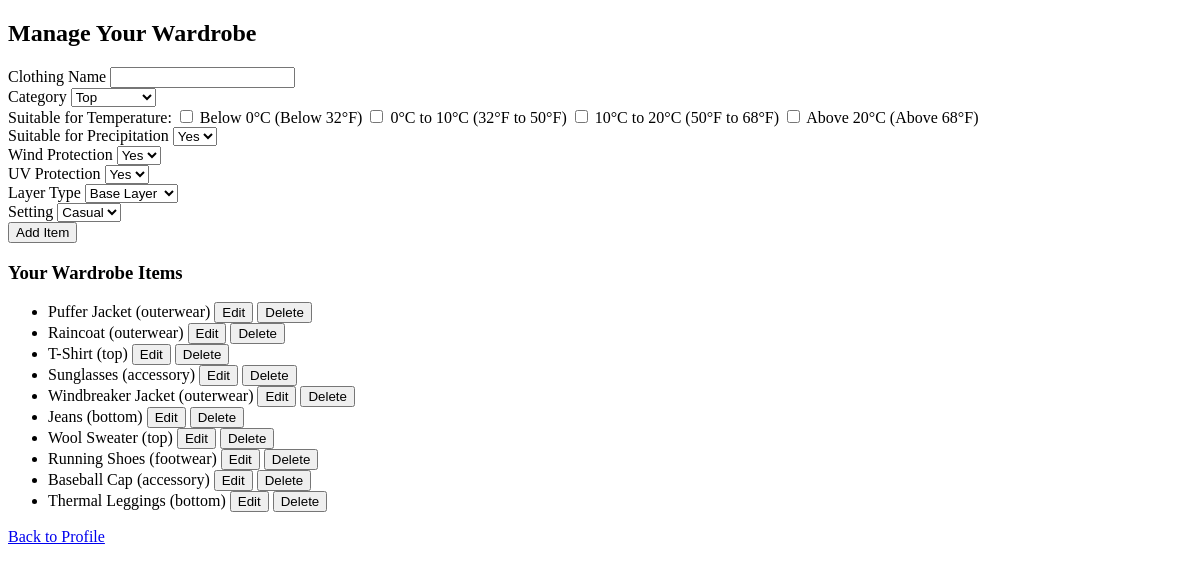
The app's page /manage_wardrobe (signed in), older data.
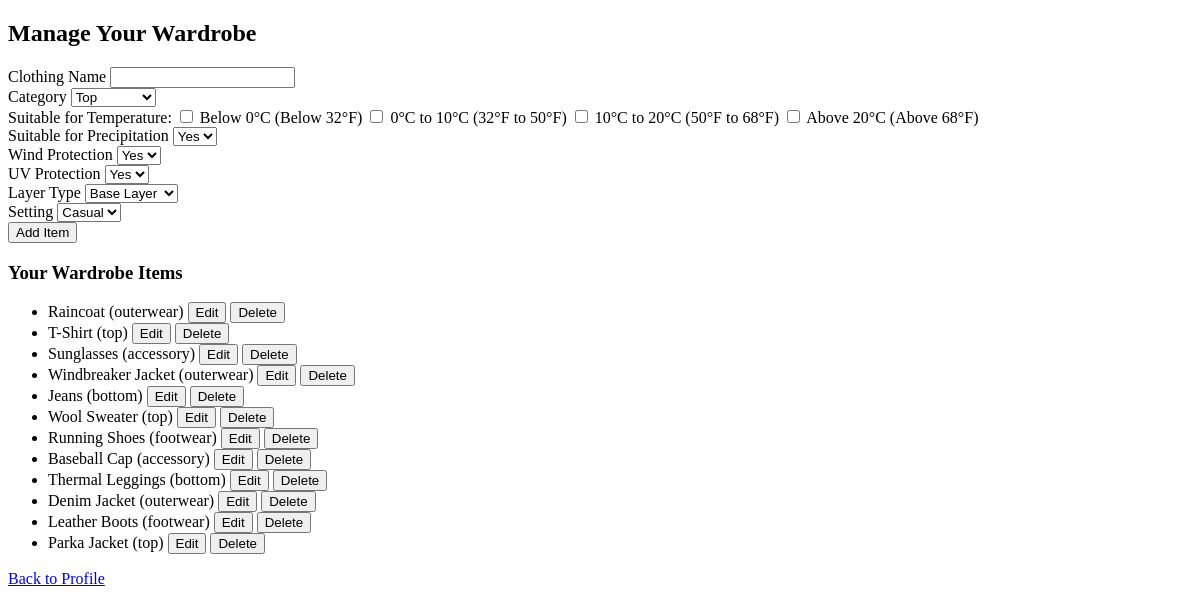
The same page, newer data.
### models.py (models this page shows, shortened)
class UserClothingItem(db.Model):
    id = db.Column(db.Integer, primary_key=True)
    name = db.Column(db.String(100), nullable=False)
    category = db.Column(db.String(50), nullable=False)
    temperature_ranges = db.Column(db.String(100), nullable=False)
    precipitation_tag = db.Column(db.Boolean, nullable=False)
    wind_protection_tag = db.Column(db.Boolean, nullable=False)
    uv_protection_tag = db.Column(db.Boolean, nullable=False)
    layer_type = db.Column(db.String(50), nullable=True)
    setting = db.Column(db.String(50), nullable=True)
    user_id = db.Column(db.Integer, db.ForeignKey('user.id'), nullable=False)

### main.py (the view, shortened to what this page needs)
@app.route('/manage_wardrobe', methods=['GET', 'POST'])
@login_required
def manage_wardrobe():
    form = ManageWardrobeForm()
    wardrobe_items = UserClothingItem.query.filter_by(user_id=current_user.id).all()
    return render_template('manage_wardrobe.html', form=form, wardrobe_items=wardrobe_items)

### forms.py (called while the page is built)
def str_to_bool(value):
    return value == 'True'

### main.py (called while the page is built)
@app.before_request
def setup():
        db.create_all()
        populate_sample_data()

@login_manager.user_loader
def load_user(user_id):
    return User.query.get(int(user_id))

### templates/manage_wardrobe.html (shortened to what this page needs)
<!DOCTYPE html>
<html lang="en">
<head>
</head>
<body>
    <h2>Manage Your Wardrobe</h2>
    <form method="POST">
        <div>{{ form.name.label }} {{ form.name() }}</div>
        <div>{{ form.category.label }} {{ form.category() }}</div>
        <div> Suitable for Temperature:
            {% for subfield in form.temperature_ranges %}
            <label>{{ subfield }} {{ subfield.label.text }}</label>
            {% endfor %}
        </div>
        <div>{{ form.precipitation_tag.label }} {{ form.precipitation_tag() }}</div>
        <div>{{ form.wind_protection_tag.label }} {{ form.wind_protection_tag() }}</div>
        <div>{{ form.uv_protection_tag.label }} {{ form.uv_protection_tag() }}</div>
        <div>{{ form.layer_type.label }} {{ form.layer_type() }}</div>
        <div>{{ form.setting.label }} {{ form.setting() }}</div>
        <div><button type="submit">Add Item</button></div>
    </form>
    <h3>Your Wardrobe Items</h3>
    <ul>
        {% for item in wardrobe_items %}
        <li>{{ item.name }} ({{ item.category }})
            <form action="{{ url_for('edit_wardrobe_item', item_id=item.id) }}" method="GET" style="display: inline;">
                <button type="submit">Edit</button>
            </form>
            <form action="{{ url_for('delete_wardrobe_item', item_id=item.id) }}" method="POST"
                style="display: inline;">
                <button type="submit"
                    onclick="return confirm('Are you sure you want to delete this item?');">Delete</button>
            </form>
        </li>
        {% endfor %}
    </ul>
    <p><a href="{{ url_for('profile') }}">Back to Profile</a></p>
</body>
</html>

Row changes from the older to the newer data that the page shows:
removed UserClothingItem: name "Puffer Jacket", category "outerwear"
added UserClothingItem: name "Denim Jacket", category "outerwear"
added UserClothingItem: name "Leather Boots", category "footwear"
added UserClothingItem: name "Parka Jacket", category "top"
